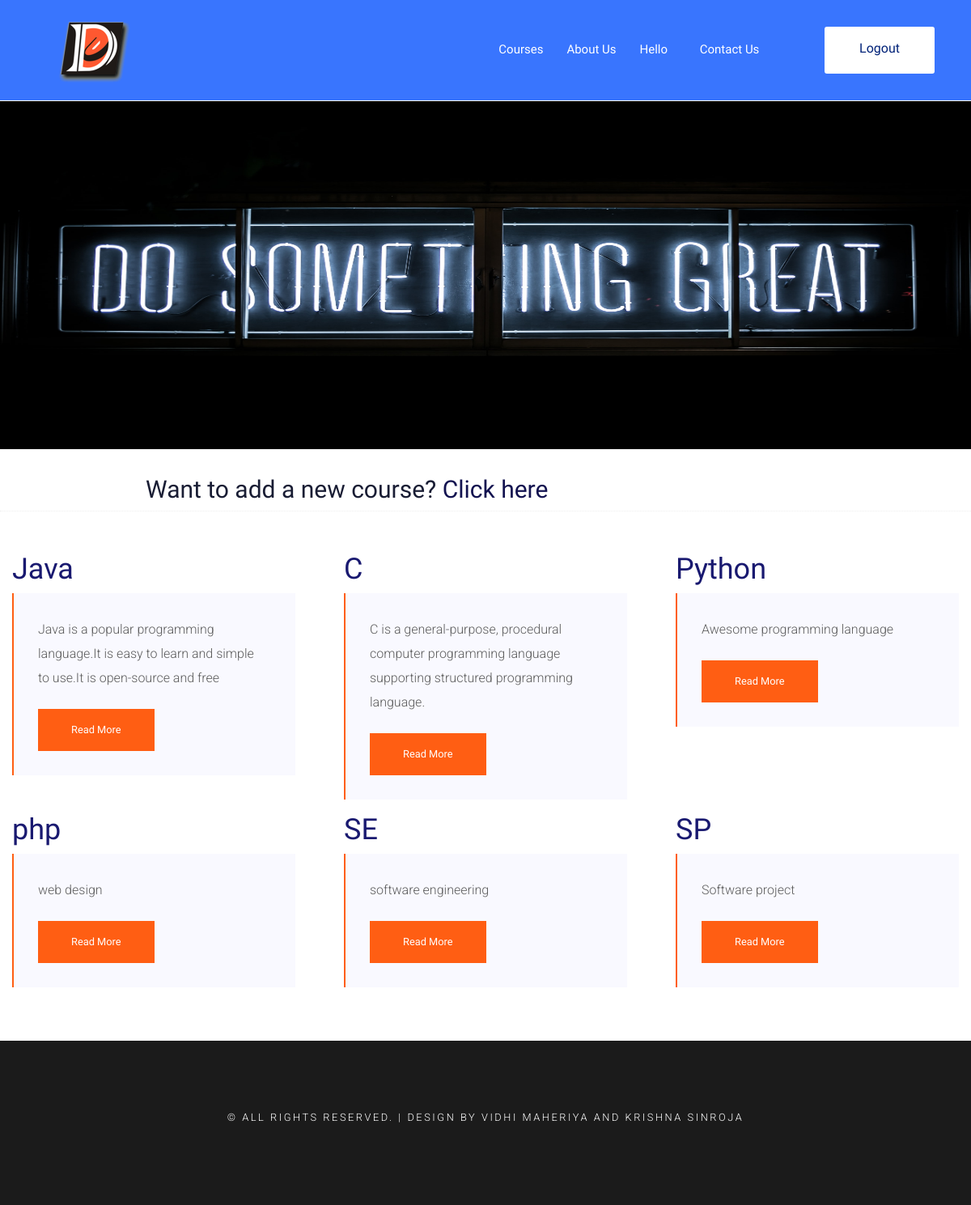
Before: /courselist/courses (signed in) with the older database file.
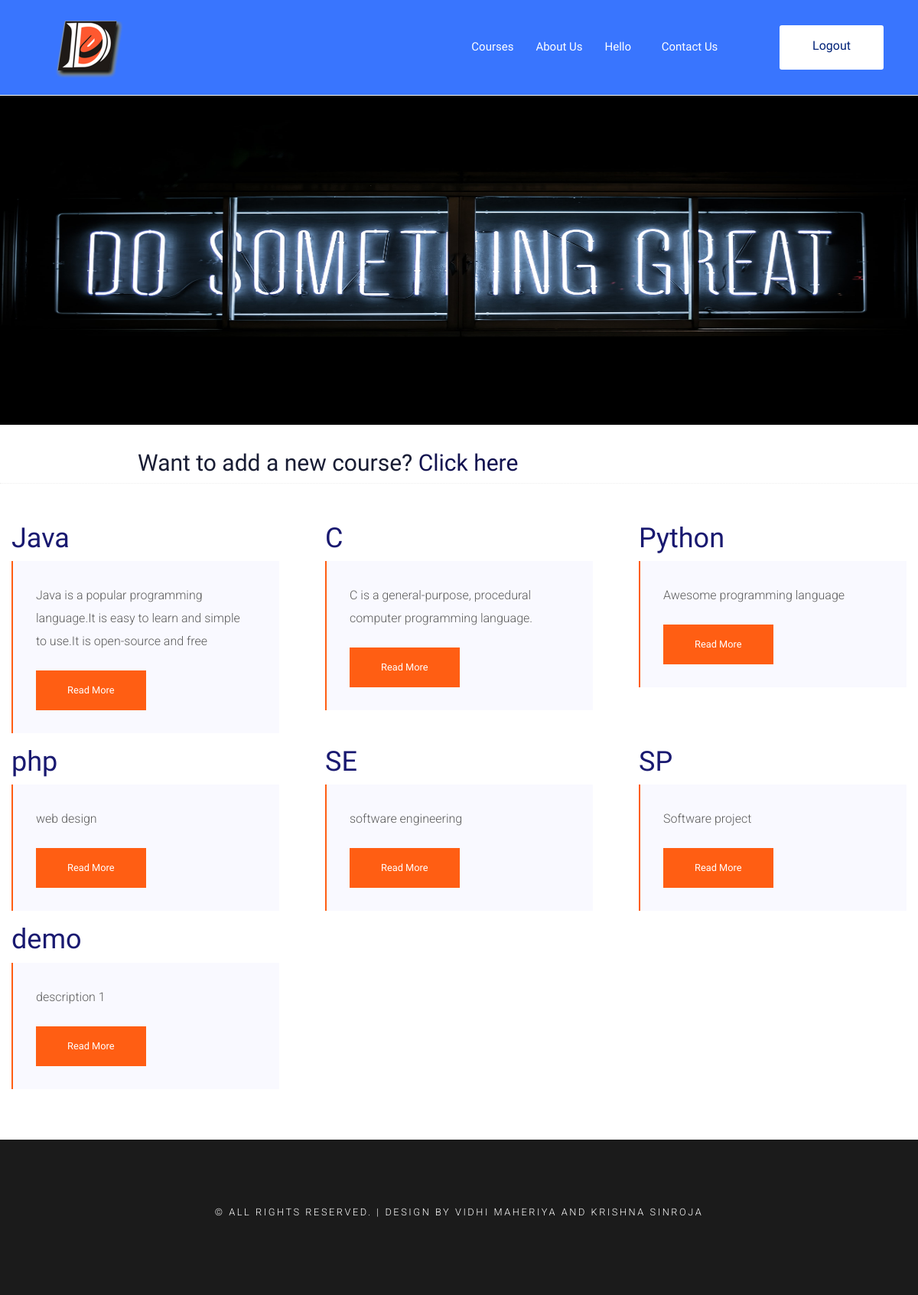
After: the same page with the newer database file.
### courselist/models.py (models this page shows)
class Course(models.Model):
    name = models.CharField(max_length=50)
    desc = models.CharField(max_length=100)

### courselist/views.py (the view)
# urls.py: path("courses",views.courses,name='courses'),
@login_required
def courses(request):
    c = Course.objects.all()
    return render(request,'courses.html',{'c':c})

### templates/courses.html
{% extends 'base.html' %}
{% block content %}
{% load static %}
<div>
	<img src="{% static 'images/try3.jpg' %}" style="width: 100%; height:430px; margin-top:125px;">
</div>
{% if user.is_staff %}
<div style="margin-left: 180px; padding-top:2em; color: #121250;">
	<h2>Want to add a new course?
		<a href="add_courses" style="color: #121250"> Click here</a></h2>
</div>
{% endif %}
</div>
<div class="section-top-border">
	<div class="row">
		<table>
		{% for course in c %}
		<tr>
			<div class="col-md-4">
						<div class="single-defination">
		<div class="col-lg-12">
			<h1 class="mb-20" style="color:midnightblue">{{course.name}}</h1>
			<blockquote class="generic-blockquote">
				<p>{{course.desc}}</p>
				<div class="button-group-area mt-40">
					<a href="display" name="{{course.name}}"><button class="genric-btn primary e-large" >Read More</button></a>
				</div>
			</blockquote>
		</div>
		</div>
		</div>
	</tr>
		{% endfor %}
	</table>
	</div>
</div>
{% endblock %}

Changed rows visible on the page:
changed Course: desc "C is a general-purpose, procedural computer programming language supporting structured programming language." → "C is a general-purpose, procedural computer programming language."
added Course: name "demo", desc "description 1"
